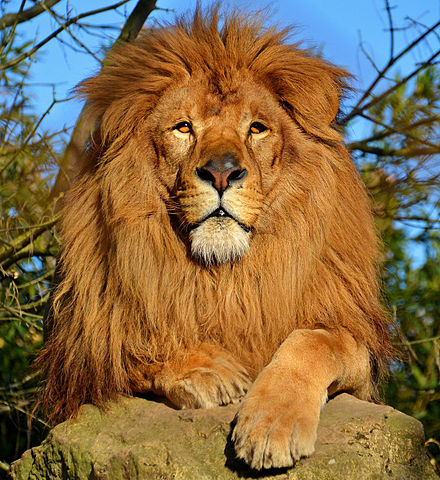
#> input picture lion.jpg, 440 x 480 px, found by its file name
$ python basic_resize.py
#> lines starting #> are read from the running program, lines starting #| are printed output that depends on the picture
import cv2
import numpy as np
import matplotlib.pyplot as plt

# #############################################################################
# resize an image
file = 'lion.jpg'
img = cv2.imread(file)
#> img is the input picture: shape (480, 440, 3); mean B, G, R 71.2, 108.1, 134

plt.imshow(img[...,::-1])

# resize with width and height
resizeWidth = 440//20
resizeHeight = 480//20
resized = cv2.resize(img, (resizeWidth, resizeHeight), interpolation=cv2.INTER_LINEAR)
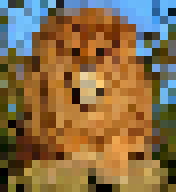
#> resized: shape (24, 22, 3) (shown 8 times larger); mean B, G, R 71.1, 107.7, 133.7
plt.imshow(resized[:,:,::-1])
plt.show()
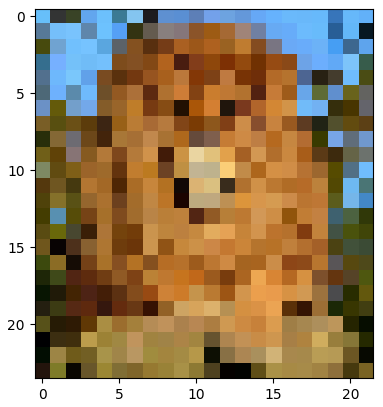
#> figure drawn by matplotlib, 1 panel

# resize with scaling
# INTER_NEAREST is faster but low quality
scaleX = 1.5
scaleY = 0.5
scaled = cv2.resize(img, None, None, fx=scaleX, fy=scaleY, interpolation=cv2.INTER_NEAREST)
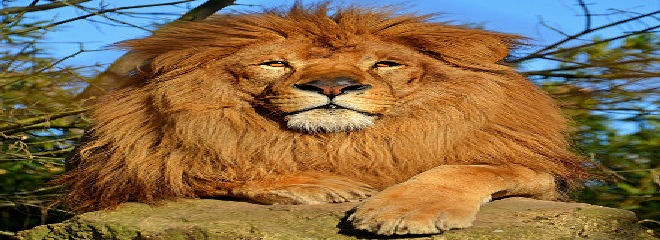
#> scaled: shape (240, 660, 3); mean B, G, R 71.4, 108.1, 134
plt.imshow(scaled[:,:,::-1])
plt.show()
